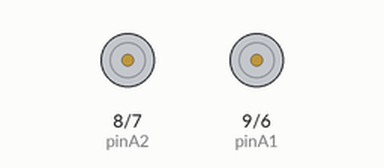
Simulated run of this sketch. Board: Arduino Uno, built with avr-gcc and run on an emulated ATmega328P. On the bench: motor-driver pin pairs drawn as motors (green arrow = first pin HIGH = forward, orange = second pin HIGH = backward, longer = more drive, scaled by the enable pin).

Above: at 0.1 s.
At 6.6 s:
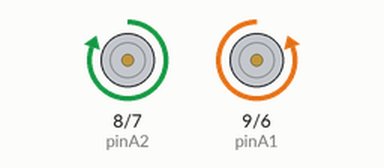
At 7.1 s:
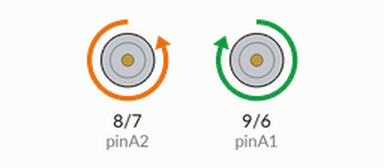
Timing chart, 0 to 9.0 s (numbered marks = the images above):
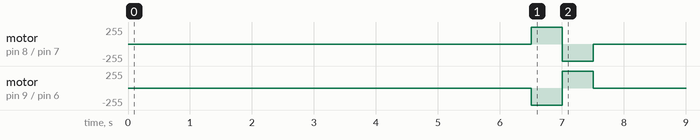

Measured:
- by itself, motor on pin 8 (pinA2) / pin 7 (pinB2): stopped → forward 255/255 at 6.5 s, → backward 255/255 0.50 s later, → stopped 0.50 s later
- by itself, motor on pin 9 (pinA1) / pin 6 (pinB1): stopped → backward 255/255 at 6.5 s, → forward 255/255 0.50 s later, → stopped 0.50 s later

The sketch:

Little_red_1.ino
```cpp
// Yu Hin Hau
// Robotic Car via H-Bridge (L298)
// June 5, 2012

//See Low Level for Command Definitions

//Define Pins
int enableA = 10;
int pinA1 = 9;
int pinA2 = 8;

int enableB = 5;
int pinB1 = 6;
int pinB2 = 7;

//Define Run variable
boolean run;
void setup() {

 pinMode(enableA, OUTPUT);
 pinMode(pinA1, OUTPUT);
 pinMode(pinA2, OUTPUT);

 pinMode(enableB, OUTPUT);
 pinMode(pinB1, OUTPUT);
 pinMode(pinB2, OUTPUT);

 run = true;

}

//command sequence
void loop() {

 if(run)
 {

 delay(2000);

 enableMotors();

 forward(1000);
 coast(500);

 backward(1500);
 coast(500);

 forward(500);
 brake(500);

 turnLeft(500);
 turnRight(500);

 disableMotors();

 run = false;
 }

}

//Define Low Level H-Bridge Commands

//enable motors
void motorAOn()
{
 digitalWrite(enableA, HIGH);
}

void motorBOn()
{
 digitalWrite(enableB, HIGH);
}

 //disable motors
void motorAOff()
{
 digitalWrite(enableB, LOW);
}

void motorBOff()
{
 digitalWrite(enableA, LOW);
}

 //motor A controls
void motorAForward()
{
 digitalWrite(pinA1, HIGH);
 digitalWrite(pinA2, LOW);
}

void motorABackward()
{
 digitalWrite(pinA1, LOW);
 digitalWrite(pinA2, HIGH);
}

//motor B contorls
void motorBForward()
{
 digitalWrite(pinB1, HIGH);
 digitalWrite(pinB2, LOW);
}

void motorBBackward()
{
 digitalWrite(pinB1, LOW);
 digitalWrite(pinB2, HIGH);
}

//coasting and braking
void motorACoast()
{
 digitalWrite(pinA1, LOW);
 digitalWrite(pinA2, LOW);
}

void motorABrake()
{
 digitalWrite(pinA1, HIGH);
 digitalWrite(pinA2, HIGH);
}

void motorBCoast()
{
 digitalWrite(pinB1, LOW);
 digitalWrite(pinB2, LOW);
}

void motorBBrake()
{
 digitalWrite(pinB1, HIGH);
 digitalWrite(pinB2, HIGH);
}

//Define High Level Commands

void enableMotors()
{
 motorAOn();
 motorBOn();
}

void disableMotors()
{
 motorAOff();
 motorBOff();
}

void forward(int time)
{
 motorAForward();
 motorBForward();
 delay(time);
}

void backward(int time)
{
 motorABackward();
 motorBBackward();
 delay(time);
}

void turnLeft(int time)
{
 motorABackward();
 motorBForward();
 delay(time);
}

void turnRight(int time)
{
 motorAForward();
 motorBBackward();
 delay(time);
}

void coast(int time)
{
 motorACoast();
 motorBCoast();
 delay(time);
}

void brake(int time)
{
 motorABrake();
 motorBBrake();
 delay(time);
}
```
